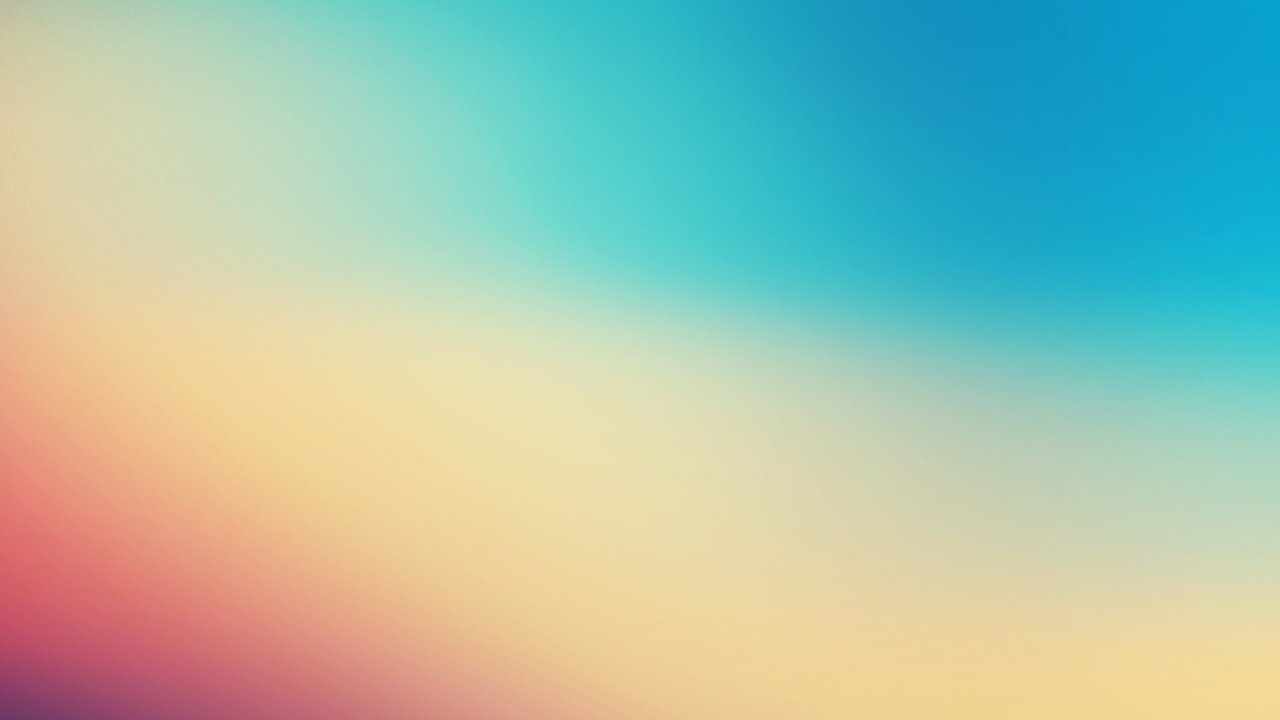
#> input picture blackjack/inference/inference/interface/bg.jpeg, 2560 x 1440 px, found by its file name (shown at 1/2 size)
$ jupyter execute --allow-errors test.ipynb
#> lines starting #> are read from the running program, lines starting #| are printed output that depends on the picture; after the words box and inside, x2 and y2 are one past the last pixel; in counts of white or black regions, pixels touching at a corner belong together
[cell 1]
import cv2
bg = cv2.imread('/Users/sergi/code/seeergiii/blackjack/blackjack/inference/inference/interface/bg.jpeg')
#> bg is the input picture: shape (1440, 2560, 3); mean B, G, R 174.7, 193.6, 164.7
bg = cv2.resize(bg, (1800, 1800))
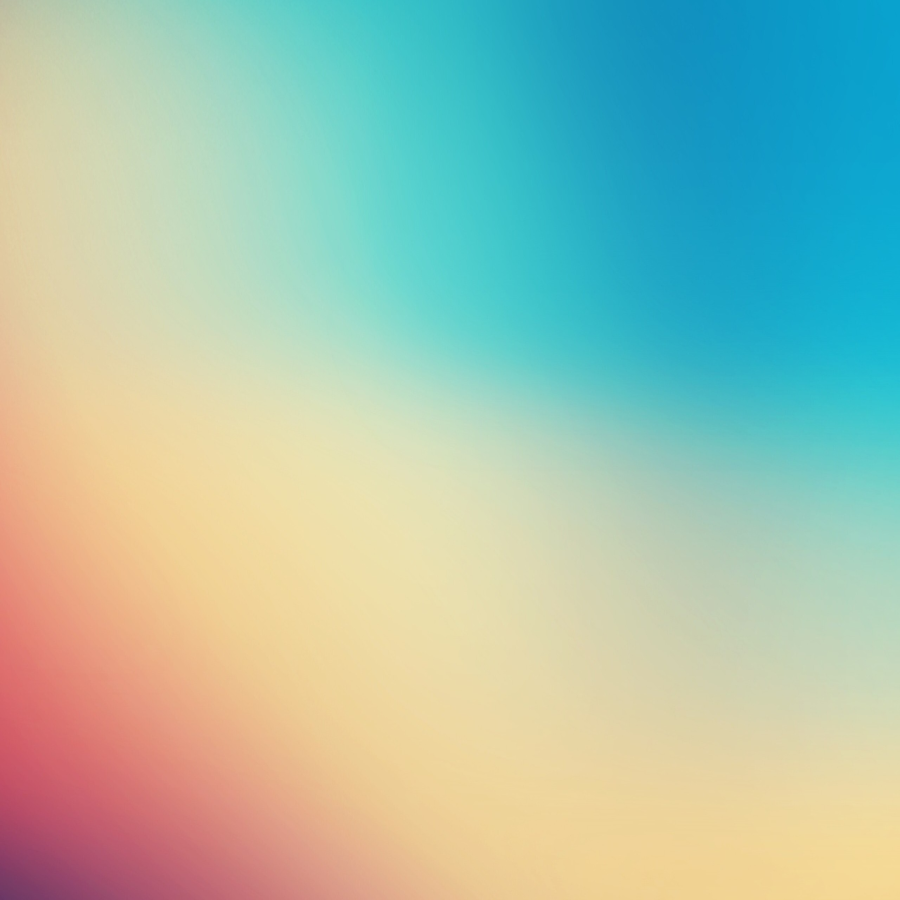
#> bg: shape (1800, 1800, 3) (shown at 1/2 size); mean B, G, R 174.7, 193.5, 164.7

image = cv2.imread('/Users/sergi/code/seeergiii/blackjack/blackjack/inference/inference/interface/test_black.jpg')
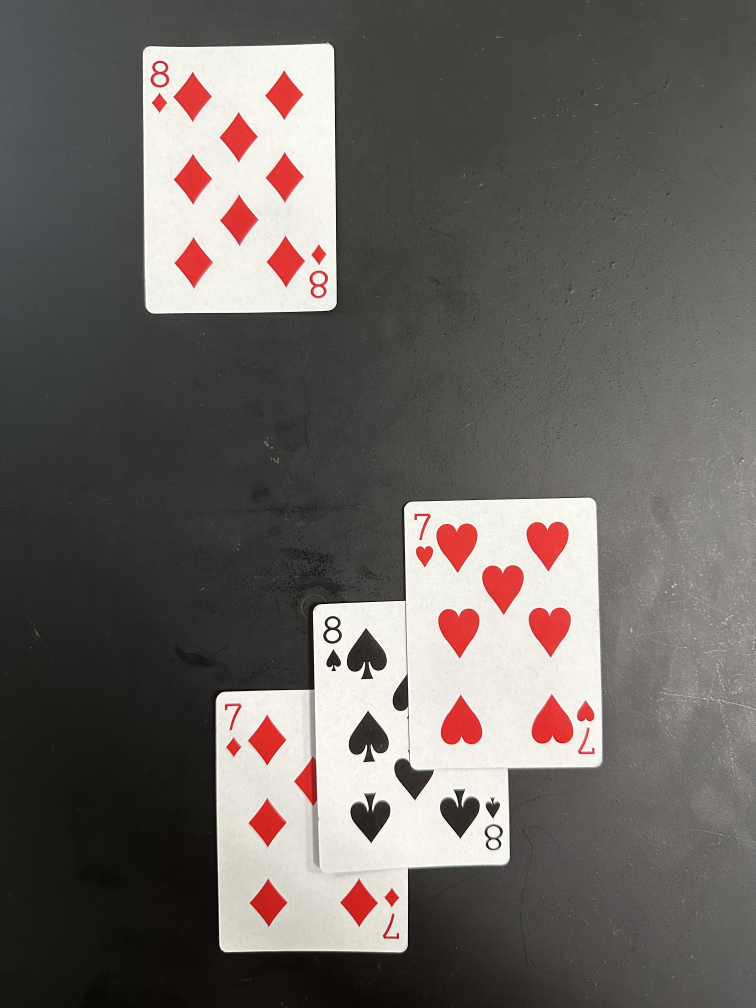
#> input picture blackjack/inference/inference/interface/test_black.jpg, 3024 x 4032 px, found by its file name (shown at 1/4 size)
#> image is the input picture: shape (4032, 3024, 3); mean B, G, R 96.4, 100.3, 106
image = cv2.cvtColor(image, cv2.IMREAD_COLOR)

[cell 2]
# SAME AS YOLO.PY

import os
import keras_cv
import tensorflow as tf

# Class mapping
class_ids = [
    "10c",
    "10d",
    "10h",
    "10s",
    "2c",
    "2d",
    "2h",
    "2s",
    "3c",
    "3d",
    "3h",
    "3s",
    "4c",
    "4d",
    "4h",
    "4s",
    "5c",
    "5d",
    "5h",
    "5s",
    "6c",
    "6d",
    "6h",
    "6s",
    "7c",
    "7d",
    "7h",
    "7s",
    "8c",
    "8d",
    "8h",
    "8s",
    "9c",
    "9d",
    "9h",
    "9s",
    "Ac",
    "Ad",
    "Ah",
    "As",
    "Jc",
    "Jd",
    "Jh",
    "Js",
    "Kc",
    "Kd",
    "Kh",
    "Ks",
    "Qc",
    "Qd",
    "Qh",
    "Qs",
]
class_mapping = dict(zip(range(len(class_ids)), class_ids))


def create_custom_model():
    backbone = keras_cv.models.YOLOV8Backbone.from_preset("yolo_v8_xl_backbone_coco")
    yolo = keras_cv.models.YOLOV8Detector(
        num_classes=len(class_mapping),
        bounding_box_format="center_xywh",
        backbone=backbone,
        fpn_depth=1,
    )
    return yolo


def load_model():
    reconstructed_yolo = create_custom_model()
    reconstructed_yolo.load_weights("/Users/sergi/code/seeergiii/blackjack/blackjack/inference/models__20230905-0551_model_weights.h5")
    return reconstructed_yolo


# [9 lines left out: function cards_prediction, not called in this run]

#> (a cell that did not finish here is left out)

[cell 4]
import matplotlib.pyplot as plt
import numpy as np
import cv2
import imutils
import tensorflow as tf

def place_contours_on_bg(original_image: np.ndarray, bg_image: np.ndarray, scale_factor=1.5):
#> called with scale_factor = 2
    image_resized = imutils.resize(original_image, height=1000, width=1000)
    image_greyscale = cv2.cvtColor(image_resized, cv2.COLOR_BGR2GRAY)
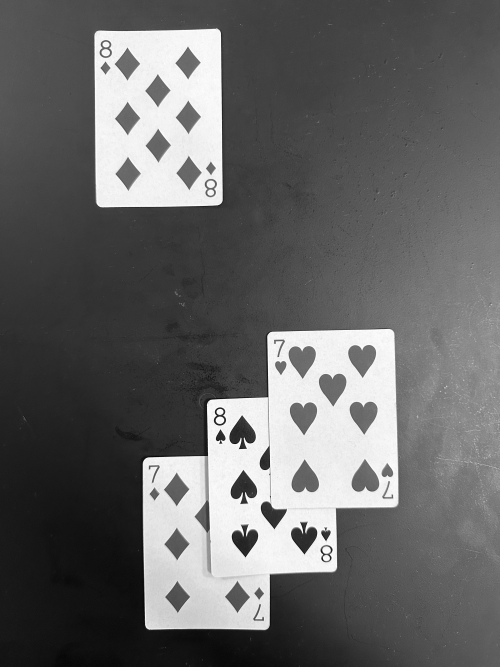
#> image_greyscale: shape (1333, 1000) (shown at 1/2 size); min 1, max 255, mean 101.6
    image_blurred = cv2.GaussianBlur(image_greyscale, (5, 5), 0)
    image_canny_kernel = cv2.Canny(image_blurred, 50, 150)
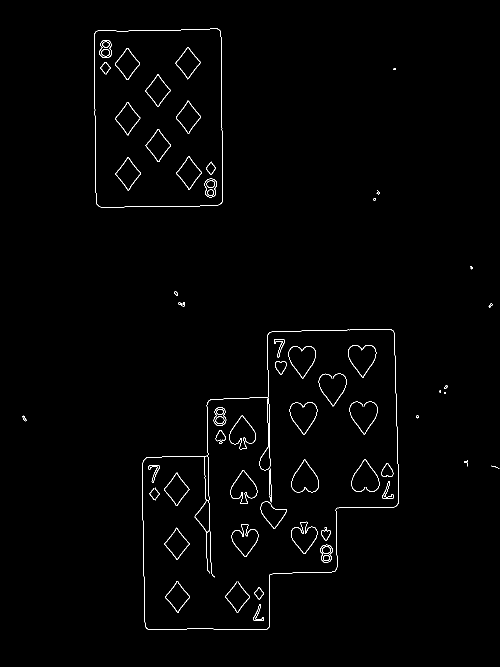
#> image_canny_kernel: shape (1333, 1000) (shown at 1/2 size); 0.94% white in thin lines or dots, all inside (x1, y1, x2, y2) = (45, 56, 999, 1260)
    contours, _ = cv2.findContours(image_canny_kernel, cv2.RETR_EXTERNAL, cv2.CHAIN_APPROX_SIMPLE)
#> contours = 16 contours, 10 with area under 20; largest, box (x1, y1, x2, y2) and area: (285, 658, 797, 1260) 209389, (188, 56, 446, 415) 89308, (349, 583, 356, 591) 32, (45, 831, 54, 843) 28, (888, 771, 895, 778) 26, (357, 605, 370, 613) 22

    modified_bgs = []
    clean_contours = []

    preprocessed_image_size = image_canny_kernel.shape[0] * image_canny_kernel.shape[1]
#> preprocessed_image_size = 1333000

    for contour in contours:
        mask = np.zeros_like(image_resized)
        cv2.drawContours(mask, [contour], -1, (255, 255, 255), thickness=cv2.FILLED)
        contour_content = cv2.bitwise_and(image_resized, mask)

        # Create bounding box from contour to crop the alpha mask
        x, y, w, h = cv2.boundingRect(contour)

        if ((w * h)/preprocessed_image_size) > 0.01 and w/h > 0.25 and h/w > 0.25:
            clean_contours.append(contour)
            print(x, y, w, h)
            alpha_mask = mask[y:y+h, x:x+w][:,:,0]

            # Crop only the exact shape of the contour
            cropped_content = contour_content[y:y+h, x:x+w]

            # Scale both the cropped_content and the alpha mask
            scaled_content = cv2.resize(cropped_content, None, fx=scale_factor, fy=scale_factor)
            scaled_alpha = cv2.resize(alpha_mask, None, fx=scale_factor, fy=scale_factor)

            x_offset = (bg_image.shape[1] - scaled_content.shape[1]) // 2
            y_offset = (bg_image.shape[0] - scaled_content.shape[0]) // 2

            print(x_offset, y_offset)

            temp_bg = bg_image.copy()

            # Convert grayscale alpha mask to 3 channel
            alpha_color = cv2.merge([scaled_alpha, scaled_alpha, scaled_alpha])


            # Normalize the alpha mask
            alpha_normalized = alpha_color / 255.0

            # Place the scaled contour content
            temp_bg[y_offset:y_offset+scaled_content.shape[0], x_offset:x_offset+scaled_content.shape[1]] = \
                temp_bg[y_offset:y_offset+scaled_content.shape[0], x_offset:x_offset+scaled_content.shape[1]] * \
                (1 - alpha_normalized) + scaled_content * alpha_normalized

            modified_bgs.append(temp_bg)
#> this loop made 16 passes
#> (x, y, w, h, x_offset, y_offset) on passes 8, 16: (285, 658, 512, 602, 388, 298), (188, 56, 258, 359, 642, 541)
#> (x, y, w, h) on passes 1, 2, 3, 4, 5, 7: (983, 931, 16, 6), (928, 920, 8, 13), (45, 831, 9, 12), (833, 830, 4, 7), (889, 784, 3, 4), (888, 771, 7, 7)
#| 285 658 512 602
#| 388 298
#| 188 56 258 359
#| 642 541
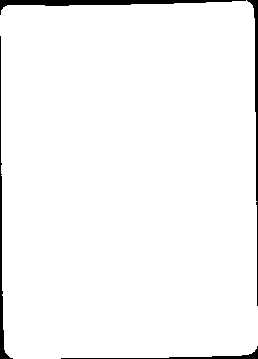
#> alpha_mask: shape (359, 258); 97.1% white; 4 black regions, box (x1, y1, x2, y2) and area: (0, 0, 246, 15) 1038, (247, 0, 258, 306) 665, (0, 36, 13, 359) 636, (61, 346, 258, 359) 379
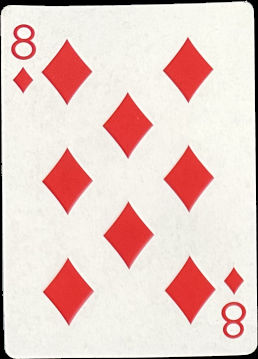
#> cropped_content: shape (359, 258, 3); mean B, G, R 200.5, 206.5, 232.7
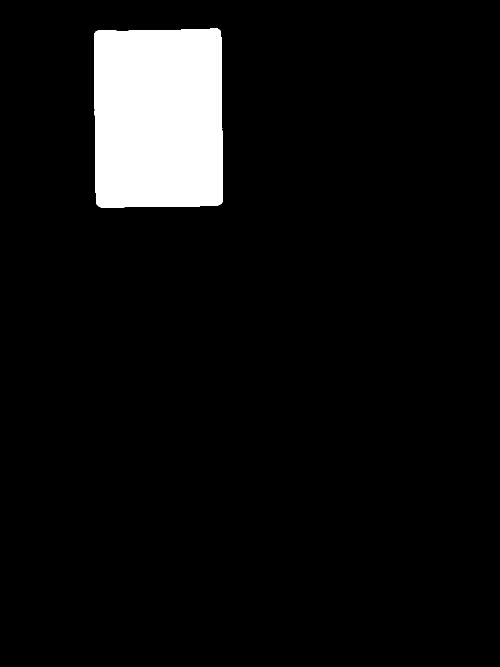
#> mask: shape (1333, 1000, 3) (shown at 1/2 size); 6.7% white; 1 white region
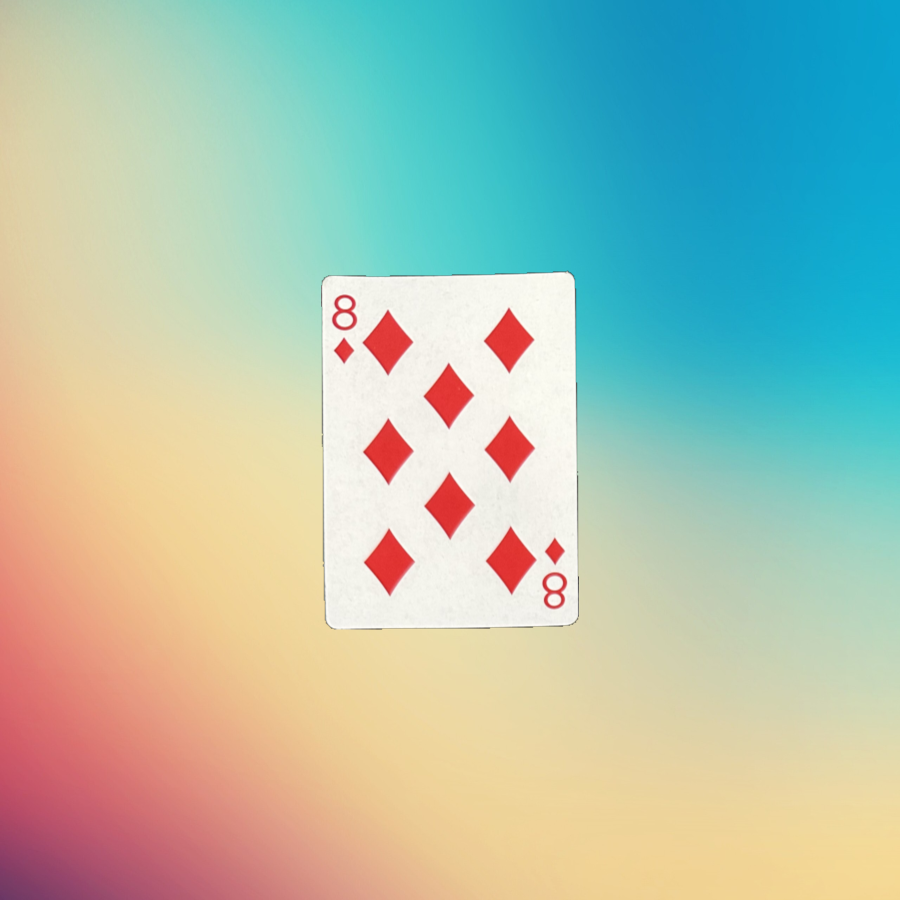
#> temp_bg: shape (1800, 1800, 3) (shown at 1/2 size); mean B, G, R 176.6, 193, 170.8
#> after the loop, clean_contours = 2 contours; box (x1, y1, x2, y2) and area: (285, 658, 797, 1260) 209389, (188, 56, 446, 415) 89308; modified_bgs = 2 items

    print("✅ placed contours on background images")


    return modified_bgs, x, y, w, h, x_offset, y_offset, clean_contours, image_resized

[cell 5]
example, x_orig, y_orig, w_orig, h_orig, x_offset, y_offset, contours, image_resized_re = place_contours_on_bg(image, bg, scale_factor=2)
#> example = 2 items; x_orig = 188; y_orig = 56; w_orig = 258; h_orig = 359; x_offset = 642; y_offset = 541; contours has the same summary as clean_contours in place_contours_on_bg

[cell 6]
x_orig
#> Out = 188

[cell 7]
len(example)
#> Out = 2

[cell 8]
len(contours)
#> Out = 2

[cell 9]
x_offset
#> Out = 642

[cell 10]
# [48 lines left out: function recreate_to_orig_rel, not called in this run]

#> (a cell that did not finish here is left out)

[cell 12]
image = cv2.imread('/Users/sergi/code/seeergiii/blackjack/blackjack/inference/inference/interface/test_black.jpg')
image_recoded = cv2.imencode(".jpg", image)[1].tobytes()

[cell 13]
# [9 lines left out: function cards_prediction, not called in this run]

#> (the rest of this cell did not finish here and is left out)

[cell 14]
class_mapping[46]

[cell 15]
class_mapping[47]

#> (a cell that did not finish here is left out)

#> (a cell that did not finish here is left out)

[cell 18]
image.shape
#> Out = (4032, 3024, 3)

#> (a cell that did not finish here is left out)

#> (a cell that did not finish here is left out)

#> (a cell that did not finish here is left out)

[cell 22]
image.shape
#> Out = (4032, 3024, 3)
